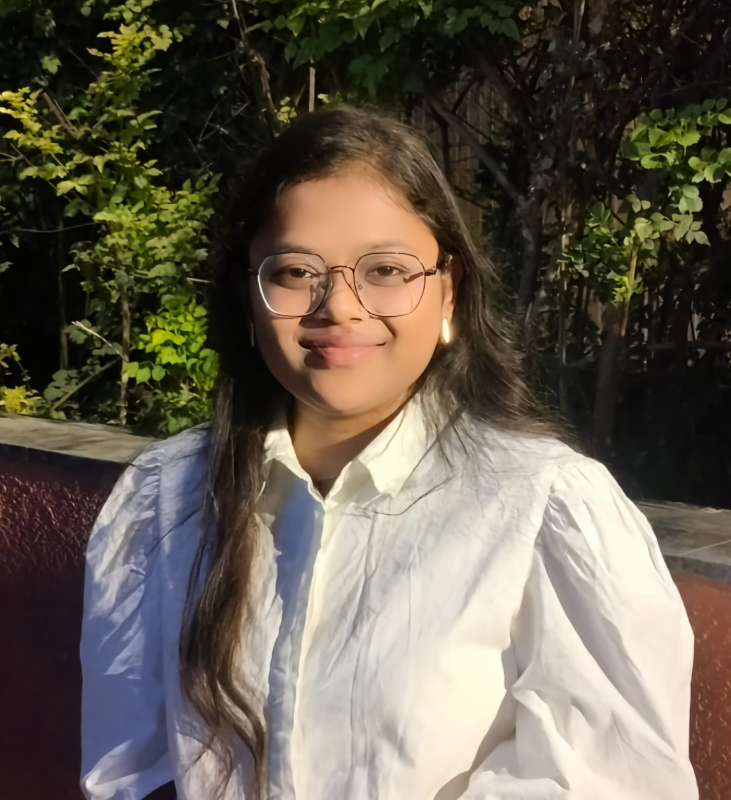
#> input picture Priyanshi.jpg, 1462 x 1600 px (shown at 1/2 size)
$ python -i face_recognition_app.py   (imports and definitions only)   (older library calls are emulated)
#> lines starting #> are read from the running program, lines starting #| are printed output that depends on the picture
"""
Simple Face Recognition Attendance System
All-in-one file for maximum simplicity and better accuracy
"""

import os
import cv2
import numpy as np
import pandas as pd
import tkinter as tk
from tkinter import ttk, messagebox, filedialog, simpledialog
import sqlite3
from datetime import datetime, timedelta
import json
from PIL import Image, ImageTk
import threading
import time
import shutil

class SimpleFaceRecognition:
    def __init__(self):
        # Initialize paths
        self.data_dir = "data"
        self.faces_dir = os.path.join(self.data_dir, "faces")
        self.db_path = os.path.join(self.data_dir, "attendance.db")

        # Create directories
        os.makedirs(self.faces_dir, exist_ok=True)
        os.makedirs(self.data_dir, exist_ok=True)

        # Initialize face detection
        self.face_cascade = cv2.CascadeClassifier(cv2.data.haarcascades + 'haarcascade_frontalface_default.xml')

        # Recognition parameters - improved for better accuracy
        self.recognition_threshold = 0.8  # Lower threshold for easier recognition
        self.min_face_size = (30, 30)

        # Known faces storage
        self.known_faces = {}  # {name: [face_encodings]}
        self.load_known_faces()

        # Initialize database
        self.init_database()

        # Camera
        self.camera = None
        self.is_recognizing = False

    def init_database(self):
        """Initialize SQLite database"""
        conn = sqlite3.connect(self.db_path)
        cursor = conn.cursor()
        cursor.execute('''
            CREATE TABLE IF NOT EXISTS attendance (
                id INTEGER PRIMARY KEY AUTOINCREMENT,
                name TEXT NOT NULL,
                timestamp DATETIME DEFAULT CURRENT_TIMESTAMP,
                confidence REAL
            )
        ''')
        conn.commit()
        conn.close()

    def extract_face_features(self, face_img):
        """Extract improved face features for better recognition accuracy"""
        try:
            # Resize to standard size
            face_img = cv2.resize(face_img, (128, 128))

            # Convert to grayscale
            gray = cv2.cvtColor(face_img, cv2.COLOR_BGR2GRAY) if len(face_img.shape) == 3 else face_img

            # Apply histogram equalization for better contrast
            gray = cv2.equalizeHist(gray)

            # Simple but effective feature extraction
            features = []

            # 1. Raw pixel values (normalized)
            resized_gray = cv2.resize(gray, (32, 32))
            features.extend(resized_gray.flatten() / 255.0)

            # 2. Histogram features
            hist = cv2.calcHist([gray], [0], None, [64], [0, 256])
            features.extend(hist.flatten() / np.sum(hist))

            # 3. Simple gradient features
            grad_x = cv2.Sobel(gray, cv2.CV_64F, 1, 0, ksize=3)
            grad_y = cv2.Sobel(gray, cv2.CV_64F, 0, 1, ksize=3)
            grad_mag = np.sqrt(grad_x**2 + grad_y**2)
            grad_hist = cv2.calcHist([grad_mag.astype(np.uint8)], [0], None, [32], [0, 256])
            features.extend(grad_hist.flatten() / (np.sum(grad_hist) + 1e-7))

            # Convert to numpy array and normalize
            features = np.array(features, dtype=np.float32)

            # Normalize the entire feature vector
            norm = np.linalg.norm(features)
            if norm > 0:
                features = features / norm

            return features

        except Exception as e:
            print(f"Error extracting features: {e}")
            return np.array([])


    # [31 lines left out: functions add_person, save_face_data, not called in this run]

    def load_known_faces(self):
        """Load known faces from disk"""
        face_data_path = os.path.join(self.data_dir, "face_data.json")
        if os.path.exists(face_data_path):
            try:
                with open(face_data_path, "r") as f:
                    face_data = json.load(f)

                # Check for compatibility - if feature sizes don't match, clear old data
                for name, encodings in face_data.items():
                    if encodings and len(encodings[0]) != 1120:  # Expected feature size
                        print(f"Feature size mismatch detected. Clearing old face data for compatibility.")
                        self.known_faces = {}
                        # Remove the old file
                        os.remove(face_data_path)
                        return

                # Load compatible data
                for name, encodings in face_data.items():
                    self.known_faces[name] = [np.array(encoding, dtype=np.float32) for encoding in encodings]

                print(f"Loaded {len(self.known_faces)} people from saved data")

            except Exception as e:
                print(f"Error loading face data: {e}")
                self.known_faces = {}
        else:
            print("No existing face data found")

    # [143 lines left out: functions recognize_face, detect_faces, log_attendance, get_attendance_records, export_attendance, not called in this run]


class FaceRecognitionGUI:
    # [418 lines left out: functions __init__, create_gui, log_status, add_person, import_images, start_recognition and 8 more, not called in this run]


# [2 lines not run here, left out]

>>> import cv2
>>> picture = cv2.imread('Priyanshi.jpg')
#> picture is the input picture: shape (1600, 1462, 3); mean B, G, R 80.3, 93.4, 101.5
>>> result = SimpleFaceRecognition().extract_face_features(picture)
#> (reads face_data.json from the repository)
#> in extract_face_features, `face_img = cv2.resize(face_img, (128, 128))`:
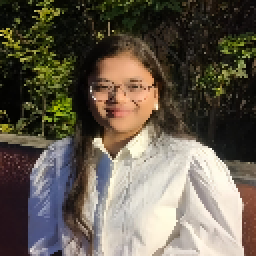
#> face_img: shape (128, 128, 3) (shown 2 times larger); mean of channels 0, 1, 2 80.1, 93.2, 101.3; drawn as B, G, R
#> in extract_face_features, `gray = cv2.cvtColor(face_img, cv2.COLOR_BGR2GRAY) if len(face_img.shap..`:
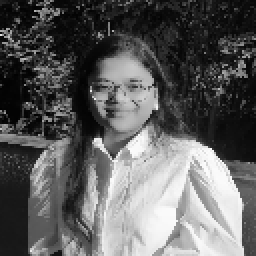
#> gray: shape (128, 128) (shown 2 times larger); min 0, max 253, mean 94.2
#> in extract_face_features, `gray = cv2.equalizeHist(gray)`:
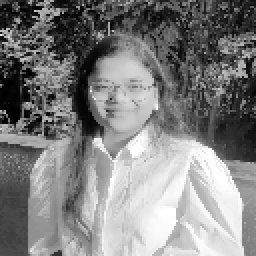
#> gray: shape (128, 128) (shown 2 times larger); min 0, max 255, mean 128.4
#> in extract_face_features, `resized_gray = cv2.resize(gray, (32, 32))`:
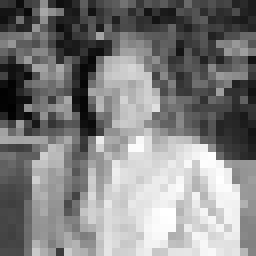
#> resized_gray: shape (32, 32) (shown 8 times larger); min 1, max 255, mean 128.9
#> in extract_face_features, `hist = cv2.calcHist([gray], [0], None, [64], [0, 256])`: hist = 64 values, max 413 at index 11, min 89 at index 0, mean 256
#> in extract_face_features, `grad_x = cv2.Sobel(gray, cv2.CV_64F, 1, 0, ksize=3)`:
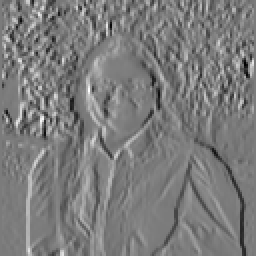
#> grad_x: shape (128, 128) float64 (shown 2 times larger); min -647, max 686, mean 1.1; drawn with min black and max white
#> in extract_face_features, `grad_y = cv2.Sobel(gray, cv2.CV_64F, 0, 1, ksize=3)`:
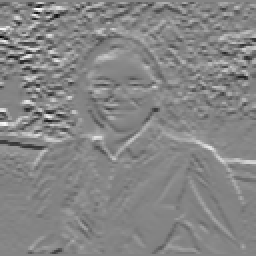
#> grad_y: shape (128, 128) float64 (shown 2 times larger); min -778, max 720, mean 7.3; drawn with min black and max white
#> in extract_face_features, `grad_mag = np.sqrt(grad_x**2 + grad_y**2)`:
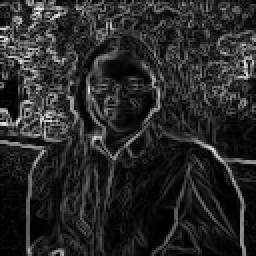
#> grad_mag: shape (128, 128) float64 (shown 2 times larger); min 0, max 778, mean 125.5; drawn with min black and max white
#> in extract_face_features, `grad_hist = cv2.calcHist([grad_mag.astype(np.uint8)], [0], None, [32],..`: grad_hist = 32 values, max 1132 at index 1, min 154 at index 31, mean 512
#> in extract_face_features, `features = np.array(features, dtype=np.float32)`: features = 1120 values, max 1 at index 731, min 0.00392 at index 417, mean 0.464
#> in extract_face_features, `norm = np.linalg.norm(features)`: norm = 18.4
#> in extract_face_features, `features = features / norm`: features = 1120 values, max 0.0543 at index 731, min 0.000213 at index 417, mean 0.0252
#> result has the same summary as features in extract_face_features
